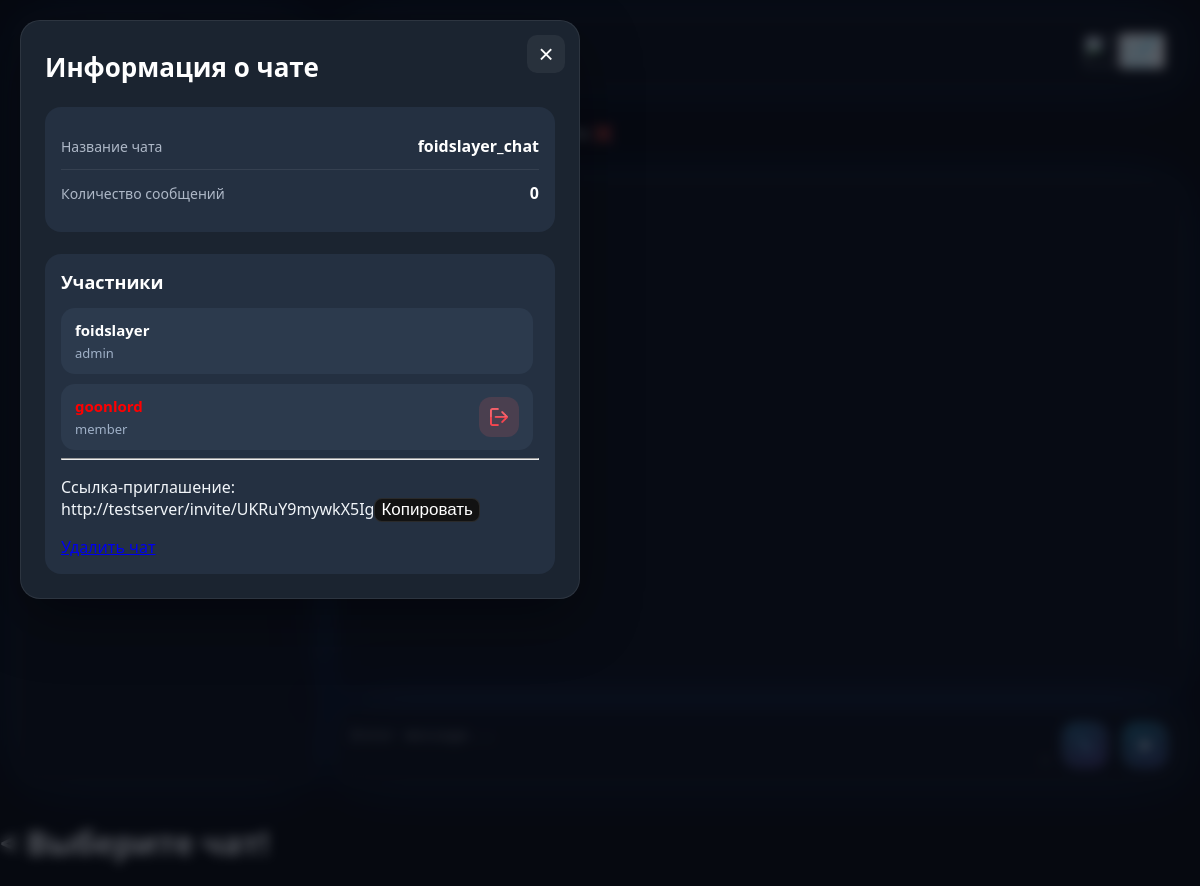
The app's page /?chat_id=4 (signed in), older data.
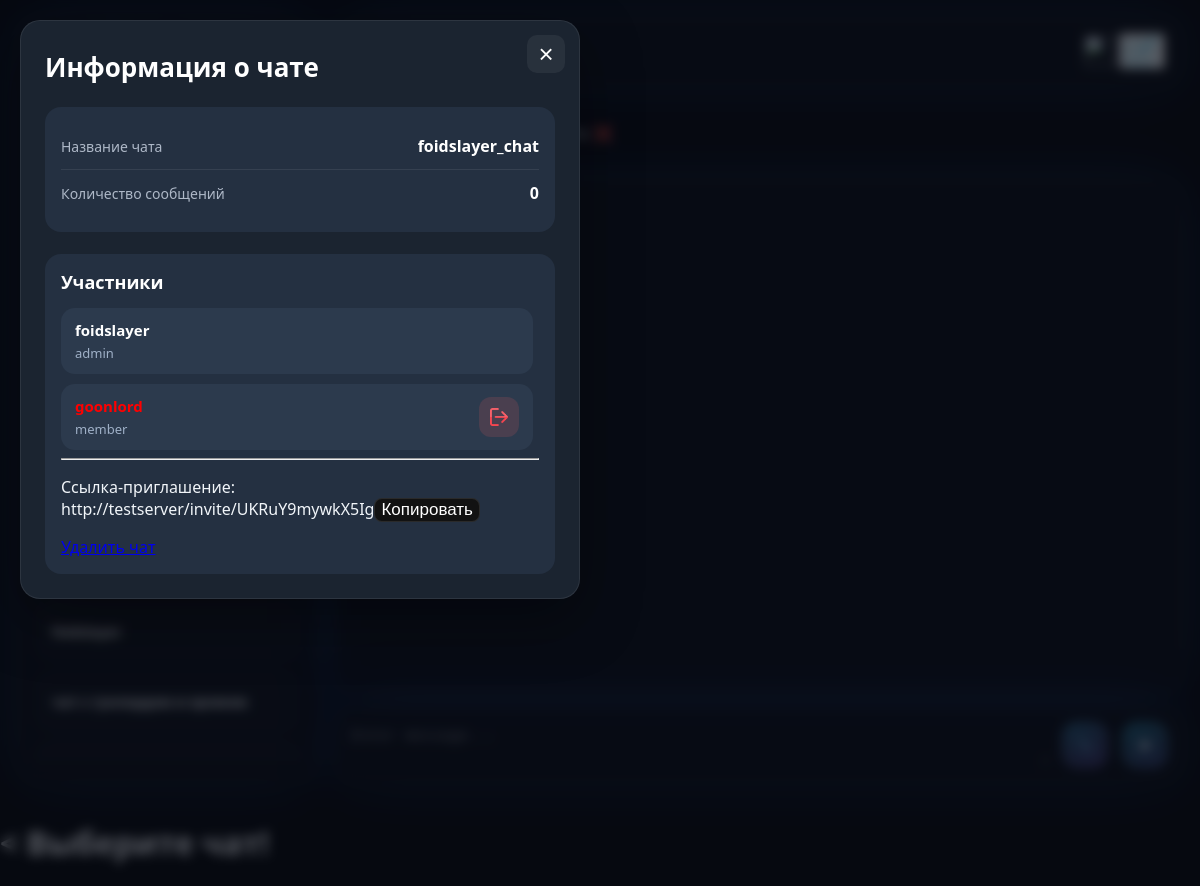
The same page, newer data.
### Chat/models.py (models this page shows, shortened)
class Chat(models.Model):
    members = models.ManyToManyField(CustomUser, through=ChatMember)
    title = models.CharField(max_length=100)
    invite_token = models.CharField(max_length=100, default=lambda: secrets.token_urlsafe(10))

class ChatMember(models.Model):
    chat = models.ForeignKey('Chat', on_delete=models.CASCADE)
    user = models.ForeignKey('Users.CustomUser', on_delete=models.CASCADE)
    role = models.CharField('Role', default="member")
    joined_at = models.DateTimeField(auto_now_add=True)
    class Meta:
        unique_together = ('chat', 'user')

### Users/models.py (models this page shows)
class CustomUser(AbstractUser):
    username = models.CharField(max_length=20, unique=True)
    def __str__(self):
        return self.username

### Chat/views.py (the view)
# urls.py: path('', index, name='index'),
@login_required
def index(request):
    members = None
    messages = None
    selected_chat = None
    user_role = None
    openmodal = None
    get_openmodal = request.session.get("openmodal")
    if get_openmodal == True:
        openmodal = True
        request.session["openmodal"] = False
    selected_chat_id = request.GET.get("chat_id")
    chats = Chat.objects.filter(members__username__contains=request.user)
    if selected_chat_id:
        selected_chat = get_object_or_404(Chat, id=selected_chat_id)
        if request.user not in selected_chat.members.all():
            return redirect("error")
        messages = Message.objects.filter(chat=selected_chat)
        messages = messages.prefetch_related("attachment_set")
        messages = messages.select_related("username")
        members = ChatMember.objects.filter(chat=selected_chat).select_related("user")
        user_role = members.get(user=request.user).role
    return render(request, 'index.html', {'chats': chats, "messages": messages, "selected_chat": selected_chat, "members": members, "user_role": user_role, "openmodal": openmodal})

### templates/index.html (shortened to what this page needs)
{% extends 'base.html' %}
{% load static %}
{% block body %}
<div id="modal" class="modal" style="display: {% if openmodal %}block{% else %}none{% endif %}">
    <div class="modal-content">
        <button class="modal-close" type="button" onclick="closeModal()">×</button>
        <div id="win-content" class="chat-info">
            <h2 class="chat-info__title">Информация о чате</h2>
            <div class="chat-info__section">
                <div class="info-row">
                    <span class="info-label">Название чата</span>
                    <span class="info-value">{{ selected_chat.title }}</span>
                </div>
                <div class="info-row">
                    <span class="info-label">Количество сообщений</span>
                    <span class="info-value">{{ messages.count }}</span>
                </div>
            </div>
            <div class="chat-info__section">
                <h3 class="members-title">Участники</h3>
                <div class="members-list">
                    {% for member in members %}
                        <div class="member-item">
                            <div class="member-item__info">
                                <span class="member-item__name {% if request.user == member.user %}mine{% endif %}">{{ member.user }}</span>
                                <span class="member-item__role">{{ member.role }}</span>
                            </div>
                            <div class="manage-users">
                            {% if member.user == request.user %}
                            <a href="#" class="member-item__delete" type="button" title="Выйти из чата">
                                <img src="/media/logout.png" alt="выйти" width="18" height="18">
                            </a>
                        {% endif %}
                            </div>
                        </div>
                    {% empty %}
                        <p class="members-empty">Участников нет</p>
                    {% endfor %}
                </div>
                <hr>
        <p>Ссылка-приглашение: <span class="invitelink" id="invitelink">{{ selected_chat.invite_token }}</span><button class="copy-link-btn">Копировать</button></p>
        <a href="/deletechat/{{ selected_chat.id }}" class="delete-btn">Удалить чат</a>
    </div>
  </div>
</div>
</div>
<div class="layout">
  <aside class="sidebar glass-panel">
    <a href="/" class="sidebar-header">
      <div class="brand">
        <div class="brand-name">ASTRAX</div>
        <div class="brand-sub">{{ request.user.username }}</div>
      </div>
    </a>
    <div class="chat-list">
            <form method="post" action="/createchat">
                <div class="chat-item ">
                <button type="submit" class="add-new-chat">Добавить новый чат +</button>
                </div>
            </form>
    {% for i in chats %}
      <a href="/?chat_id={{ i.id }}" class="chat-item {% if selected_chat and i.id == selected_chat.id %}active{% endif %}">
        <div class="chat-info">
          <div class="chat-name">{{i.title}}</div>
        </div>
      </a>
    {% endfor %}
    </div>
  </aside>
{% if selected_chat %}
  <main class="chat-area">
    <div class="chat-top glass-panel">
      <div class="chat-title">
        <div class="chat-title-name">{{ selected_chat.title}}</div>
      </div>
        <div class="manage-chat">
          <a href="deletechat/{{ selected_chat.id }}"><img width="30" src="/media/trash.png"></a>
            <button onclick="openModal()"><img width="30" src="/media/edit.png"></button>
      </div>
    </div>
      <div class="status-logs" id="status-logs"></div>
  <div class="messages glass-panel" id="messages">
    </div>
    <div class="input-area glass-panel">
      <textarea name="text" id="text" placeholder="Enter message..." class="msg-input"></textarea>
      <button onclick="showInputFiles()" type="button" id="attach-btn" class="glass-btn attach-btn" title="Attach">
      </button>
      <button type="submit" id="send-btn" class="glass-btn send-btn" title="Send">
        <span class="icon">➤</span>
      </button>
    </div>
  </main>
</div>
    {% endif %}
    <h1>< Выберите чат!</h1>
{% endblock %}

### templates/base.html (shortened to what this page needs)
{% load static %}
    <head>
        <link rel="stylesheet" href="{% static 'Chat/css/main.css' %}">
        <link rel="stylesheet" href="{% static 'Chat/css/main.css' %}">
        <link rel="stylesheet" href="{% static 'Chat/css/mobile.css' %}">
        <link rel="stylesheet" href="{% static "Chat/css/modalwin.css" %}"/>
    </head>
<div id="space-bg"></div>
{% block body %}{% endblock %}

### Chat/static/Chat/css/main.css (style rules this page uses)
* { box-sizing: border-box; }
#space-bg { position: fixed; inset: 0; z-index: 0; pointer-events: none; }
.layout { position: relative; z-index: 5; display: flex; height: 100vh; padding: 18px; gap: 18px; }
.glass-panel { background: rgba(10, 14, 22, 0.55); backdrop-filter: blur(14px) saturate(1.25); -webkit-backdrop-filter: blur(14px) saturate(1.25); border: 1px solid rgba(255,255,255,0.08); box-shadow: 0 10px 40px rgba(0,0,0,0.35), 0 0 60px rgba(0, 200, 255, 0.10), 0 0 80px rgba(140, 90, 255, 0.10); }
.sidebar { width: 300px; min-width: 260px; display:flex; flex-direction: column; padding: 18px; border-radius: 20px; overflow: hidden; }
.sidebar-header { display:flex; align-items:center; gap: 12px; margin-bottom: 16px; text-decoration: none; color: white; }
.brand-name { font-weight: 700; letter-spacing: 0.8px; }
.brand-sub { font-size: 12px; color: rgba(255,255,255,0.55); margin-top: 2px; }
.chat-list { display: flex; flex-direction: column; gap: 10px; overflow-y: auto; align-items: stretch; }
.add-new-chat { margin-top: 10px; color: #8dff7e; background: none; border: none; }
.chat-item { display: flex; flex-direction: column; justify-content: center; width: 100%; min-height: 60px; padding: 12px 14px; border-radius: 16px; border: 1px solid rgba(255,255,255,0.05); background: rgba(255,255,255,0.02); text-decoration: none; color: rgba(255,255,255,0.92); transition: background .18s ease, border-color .18s ease, box-shadow .18s ease, transform .12s ease; }
.chat-item.active { background: linear-gradient( 135deg, rgba(0,200,255,0.15), rgba(140,90,255,0.12) ); border-color: rgba(0,200,255,0.28); box-shadow: 0 0 24px rgba(0,200,255,0.18), inset 0 0 12px rgba(255,255,255,0.05); }
.chat-name { font-weight: 600; font-size: 14px; white-space: nowrap; overflow: hidden; text-overflow: ellipsis; }
.chat-area { flex: 1; display:flex; flex-direction: column; gap: 14px; min-width: 0; }
.chat-top { border-radius: 20px; padding: 14px 16px; display:flex; align-items:center; justify-content: space-between; }
.chat-title-name { font-weight: 700; }
.messages { flex: 1; border-radius: 20px; padding: 18px; overflow-y: auto; display:flex; flex-direction: column; gap: 10px; min-height: 0; height: 100%; }
.mine { color: red; }
.input-area { border-radius: 20px; padding: 12px; display:flex; align-items:center; gap: 12px; }
.msg-input { flex: 1; background: transparent; border: none; outline: none; color: rgba(255,255,255,0.92); font-size: 15px; min-width: 0; }
.msg-input::placeholder { color: rgba(255,255,255,0.45); }
.glass-btn { width: 48px; height: 48px; border-radius: 16px; border: 1px solid rgba(255,255,255,0.10); background: rgba(255,255,255,0.06); color: rgba(255,255,255,0.92); cursor: pointer; position: relative; overflow: hidden; transform: translateZ(0); transition: transform .18s ease, box-shadow .18s ease, border-color .18s ease; backdrop-filter: blur(14px) saturate(1.35); -webkit-backdrop-filter: blur(14px) saturate(1.35); }
.glass-btn::before { content:""; position:absolute; inset:-60%; background: radial-gradient(circle at 30% 30%, rgba(0,200,255,0.35), transparent 55%), radial-gradient(circle at 70% 70%, rgba(140,90,255,0.30), transparent 55%), linear-gradient(135deg, rgba(255,255,255,0.20), rgba(255,255,255,0.02)); filter: blur(10px); transform: rotate(20deg); opacity: .85; }
.glass-btn::after { content:""; position:absolute; left:-60%; top:-40%; width: 140%; height: 180%; background: linear-gradient(120deg, transparent, rgba(255,255,255,0.35), transparent); transform: rotate(18deg); opacity: 0; transition: opacity .18s ease, transform .5s ease; }
.icon { position: relative; z-index: 1; font-size: 18px; }
.send-btn { background: rgba(0, 210, 255, 0.08); }
.attach-btn { background: rgba(140, 90, 255, 0.07); }

Row changes from the older to the newer data that the page shows:
added Chat: title "foidslayer"
added Chat: title "чат с гунлордом и хромом"
